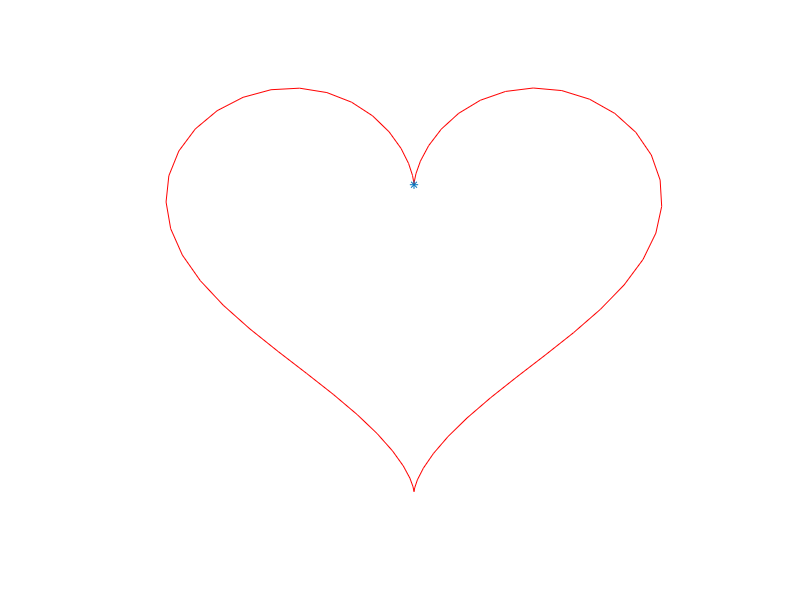

The MATLAB source for this figure: (Note: this script raises an error after producing the figure.)
   clc
   clear 
   close all
   t=0:.1:6.3;
   x=16*(sin(t)).^3;
   y=13.*cos(t)-5.*cos(2.*t)-2.*cos(3.*t)-cos(4.*t);
   filename = 'PDE_sol.gif';
   for i=1:size(t,2)
       plot(x,y,'r')
       hold on
       axis off
       plot(x(i),y(i),'*')
       drawnow
       frame = getframe(1);
       im = frame2im(frame);
       [imind,cm] = rgb2ind(im,256);

       if i == 1;
           imwrite(imind,cm,filename,'gif', 'Loopcount',inf);
       else
           imwrite(imind,cm,filename,'gif','WriteMode','append');
       end
       clf
   end




